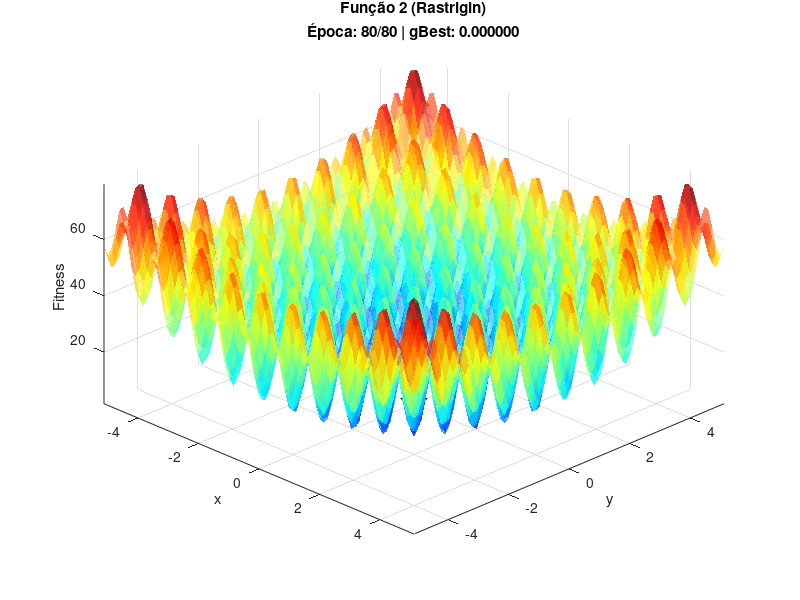
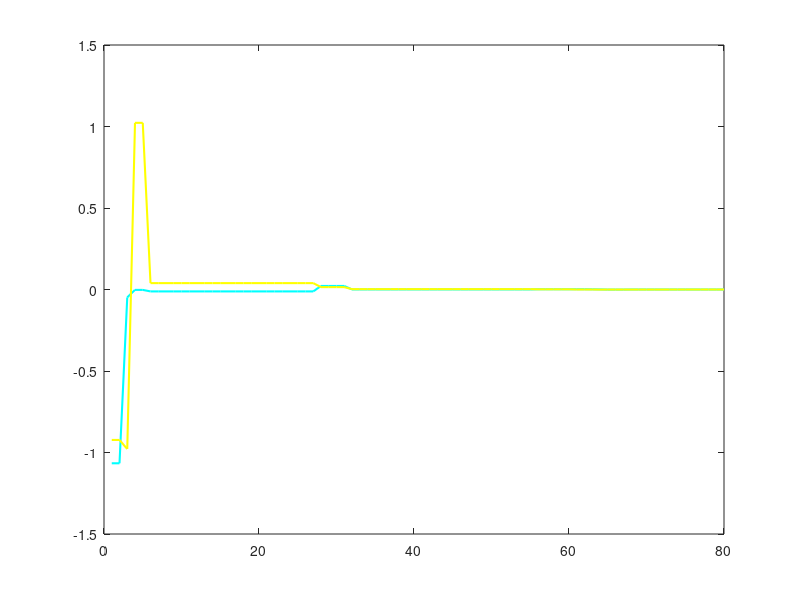

Write the MATLAB code that produced these figures, in order. (Note: this script raises an error after producing the figures.)
% Script: run_PSO.m
% Visualização 3D (Animação) + Gráficos de Análise Separados
clear; clc; close all;

% --- CONFIGURAÇÕES ---
OPCAO_FUNCAO = 2;  % 1 (Schaffer) ou 2 (Rastrigin)
VELOCIDADE = 2;    % 1 = Rápido, 2 = Normal

% Parâmetros do PSO
SWARM_SIZE = 30;   
MAX_IT = 80;       

% Cores Dark Mode
BG_COLOR = [0.1 0.1 0.1]; 
AX_COLOR = [1 1 1]; 

if VELOCIDADE == 1, PAUSE_TIME = 0.01; else, PAUSE_TIME = 0.05; end

if OPCAO_FUNCAO == 1
    nome = 'Função 1 (Schaffer)';
    lim_min = -2.048; lim_max = 2.048;
    fobj = @(x,y) 0.5 + ((sin(sqrt(x.^2+y.^2))).^2-0.5) ./ ((1+0.001.*(x.^2+y.^2)).^2);
    z_lift = 0.01;
else
    nome = 'Função 2 (Rastrigin)';
    lim_min = -5.12; lim_max = 5.12;
    fobj = @(x,y) 20 + (x.^2 - 10*cos(2*pi.*x)) + (y.^2 - 10*cos(2*pi.*y));
    z_lift = 2;
end

fprintf('=== Visualização 3D PSO: %s ===\n', nome);

% --- AMBIENTE 3D (ANIMAÇÃO) ---
figure('Name', ['Animação 3D - ' nome], 'Position', [50, 100, 800, 600]);
[X, Y] = meshgrid(linspace(lim_min, lim_max, 80));
Z = fobj(X, Y);

surf(X, Y, Z, 'FaceAlpha', 0.6, 'EdgeColor', 'none'); 
colormap jet; hold on; axis tight; grid on;
view(45, 40); xlabel('x'); ylabel('y'); zlabel('Fitness');
title(nome); rotate3d on;

% --- INICIALIZAÇÃO PSO ---
num_vars = 2;
vmax = 0.15 * (lim_max - lim_min);
c1 = 2.0; c2 = 2.0;

pos = lim_min + (lim_max - lim_min) * rand(SWARM_SIZE, num_vars);
vel = zeros(SWARM_SIZE, num_vars);

pbest_pos = pos;
pbest_val = inf(SWARM_SIZE, 1);
gbest_val = Inf;
gbest_sol = zeros(1, num_vars);

% Históricos para os gráficos finais
hist_gbest_val = zeros(1, MAX_IT);
hist_gbest_pos = zeros(MAX_IT, 2);

% Avaliação Inicial
for i = 1:SWARM_SIZE
    val = fobj(pos(i,1), pos(i,2));
    pbest_val(i) = val;
    if val < gbest_val
        gbest_val = val; gbest_sol = pos(i,:);
    end
end

h_swarm = scatter3(pos(:,1), pos(:,2), pbest_val + z_lift, 50, 'k', 'filled');
h_best = plot3(gbest_sol(1), gbest_sol(2), gbest_val + z_lift, 'p', ...
    'MarkerSize', 20, 'MarkerFaceColor', 'c', 'MarkerEdgeColor', 'k');

% --- LOOP PRINCIPAL ---
for it = 1:MAX_IT
    w = 0.9 - ((0.9 - 0.4) * it / MAX_IT);
    vals_plot = zeros(SWARM_SIZE, 1);
    
    for i = 1:SWARM_SIZE
        r1 = rand(1, num_vars); r2 = rand(1, num_vars);
        vel(i,:) = w*vel(i,:) + c1*r1.*(pbest_pos(i,:)-pos(i,:)) + c2*r2.*(gbest_sol-pos(i,:));
        vel(i,:) = max(min(vel(i,:), vmax), -vmax);
        pos(i,:) = pos(i,:) + vel(i,:);
        pos(i,:) = max(min(pos(i,:), lim_max), lim_min);
        
        curr_val = fobj(pos(i,1), pos(i,2));
        vals_plot(i) = curr_val;
        
        if curr_val < pbest_val(i)
            pbest_val(i) = curr_val; pbest_pos(i,:) = pos(i,:);
            if curr_val < gbest_val
                gbest_val = curr_val; gbest_sol = pos(i,:);
            end
        end
    end
    
    hist_gbest_val(it) = gbest_val;
    hist_gbest_pos(it, :) = gbest_sol;
    
    set(h_swarm, 'XData', pos(:,1), 'YData', pos(:,2), 'ZData', vals_plot + z_lift);
    set(h_best, 'XData', gbest_sol(1), 'YData', gbest_sol(2), 'ZData', gbest_val + z_lift);
    title(sprintf('%s\nÉpoca: %d/%d | gBest: %.6f', nome, it, MAX_IT, gbest_val));
    drawnow;
    pause(PAUSE_TIME);
end

fprintf('Animação concluída. A gerar gráficos de análise...\n');

% =========================================================================
% --- GRÁFICOS FINAIS INDEPENDENTES (DARK MODE) ---
% =========================================================================

% FIGURA 1: Evolução das Variáveis
figure('Name', 'Evolução das Variáveis', 'Color', BG_COLOR);
plot(1:MAX_IT, hist_gbest_pos(:,1), 'c-', 'LineWidth', 1.5, 'DisplayName', 'x1'); hold on;
plot(1:MAX_IT, hist_gbest_pos(:,2), 'y-', 'LineWidth', 1.5, 'DisplayName', 'x2');
yline(0, 'w--'); % Linha do zero ideal
legend('Location', 'best', 'TextColor', AX_COLOR, 'EdgeColor', AX_COLOR);
title('Evolução das Variáveis x1 e x2', 'Color', AX_COLOR);
xlabel('Geração', 'Color', AX_COLOR); ylabel('Valor', 'Color', AX_COLOR);
set(gca, 'Color', BG_COLOR, 'XColor', AX_COLOR, 'YColor', AX_COLOR, 'GridColor', AX_COLOR);
grid on;

% FIGURA 2: Convergência do Custo
figure('Name', 'Convergência do Custo', 'Color', BG_COLOR);
plot(1:MAX_IT, hist_gbest_val, 'g-', 'LineWidth', 2);
title('Convergência da Função Custo', 'Color', AX_COLOR);
xlabel('Geração', 'Color', AX_COLOR); ylabel('Fitness f(x)', 'Color', AX_COLOR);
set(gca, 'Color', BG_COLOR, 'XColor', AX_COLOR, 'YColor', AX_COLOR, 'GridColor', AX_COLOR);
grid on;